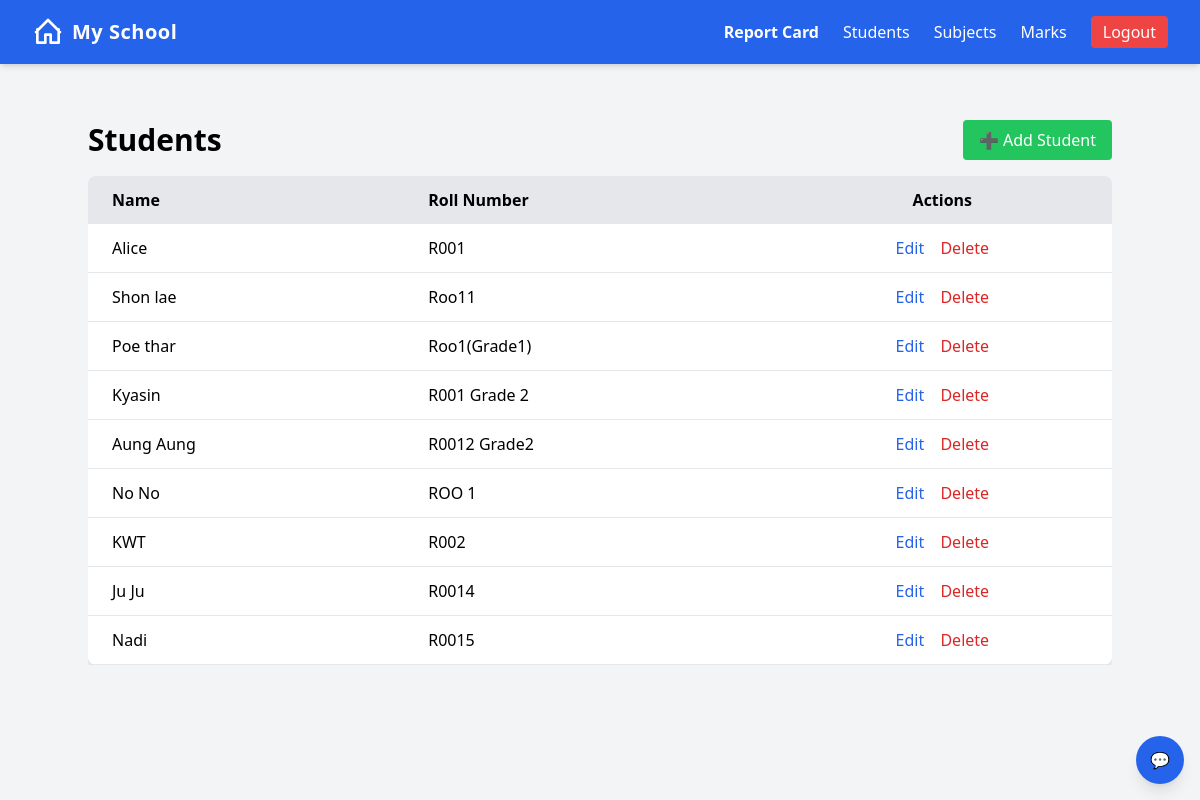
The app's page /students/ (signed in) with its own data.
### myapp/models.py (models this page shows, shortened)
class Student(models.Model):
    name = models.CharField(max_length=100)
    roll_number = models.CharField(max_length=20, unique=True)

### myapp/views.py (the view)
# urls.py: path('students/', views.student_list, name='student_list'),
@login_required(login_url='login')
def student_list(request):
    students = Student.objects.all()
    return render(request, "myapp/student_list.html", {"students": students})

### myapp/templates/myapp/student_list.html (shortened to what this page needs)
{% extends 'myapp/base.html' %}
{% block content %}
<div class="container mx-auto mt-8">
    <div class="flex justify-between items-center mb-4">
        <h1 class="text-3xl font-bold">Students</h1>
        <a href="{% url 'student_create' %}" class="bg-green-500 text-white px-4 py-2 rounded hover:bg-green-600">
            ➕ Add Student
        </a>
    </div>
    <div class="overflow-x-auto">
        <table class="min-w-full bg-white shadow-md rounded-lg overflow-hidden">
            <thead class="bg-gray-200">
                <tr>
                    <th class="py-3 px-6 text-left">Name</th>
                    <th class="py-3 px-6 text-left">Roll Number</th>
                    <th class="py-3 px-6 text-center">Actions</th>
                </tr>
            </thead>
            <tbody>
                {% for student in students %}
                <tr class="border-b hover:bg-gray-100">
                    <td class="py-3 px-6">{{ student.name }}</td>
                    <td class="py-3 px-6">{{ student.roll_number }}</td>
                    <td class="py-3 px-6 text-center space-x-3">
                        <a href="{% url 'student_update' student.pk %}" class="text-blue-600 hover:underline">Edit</a>
                        <a href="{% url 'student_delete' student.pk %}" class="text-red-600 hover:underline">Delete</a>
                    </td>
                </tr>
                {% empty %}
                <tr>
                    <td colspan="3" class="py-4 text-center text-gray-500">No students yet</td>
                </tr>
                {% endfor %}
            </tbody>
        </table>
    </div>
</div>
{% endblock %}

### records on screen
Student: name "Alice", roll_number "R001"
Student: name "Shon lae", roll_number "Roo11"
Student: name "Poe thar", roll_number "Roo1(Grade1)"
Student: name "Kyasin", roll_number "R001 Grade 2"
Student: name "Aung Aung", roll_number "R0012 Grade2"
Student: name "No No", roll_number "ROO 1"
Student: name "KWT", roll_number "R002"
Student: name "Ju Ju", roll_number "R0014"
Student: name "Nadi", roll_number "R0015"
